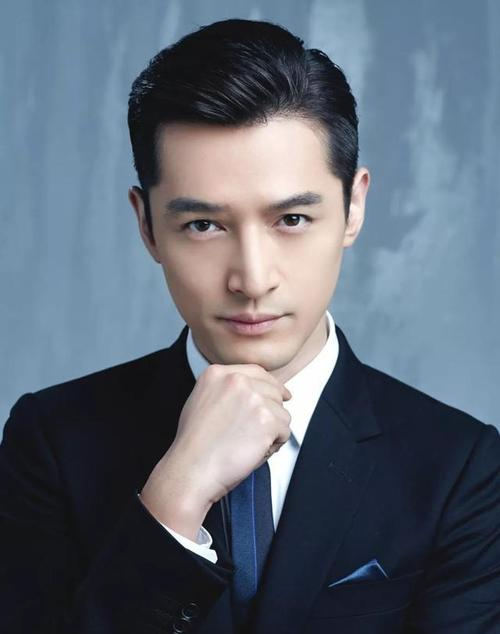
#> input picture face_image/huge2.jpg, 500 x 634 px, found by its file name
$ python face_1_face_select_opencv.py
#> lines starting #> are read from the running program, lines starting #| are printed output that depends on the picture; after the words box and inside, x2 and y2 are one past the last pixel; in counts of white or black regions, pixels touching at a corner belong together
#> further down, img is the input picture: shape (634, 500, 3); mean B, G, R 115.9, 103.3, 93.7
import cv2


face_date=cv2.CascadeClassifier('models\haarcascade_frontalface_default.xml')
def opencv_(img):
    gray=cv2.cvtColor(img,cv2.COLOR_BGR2GRAY)
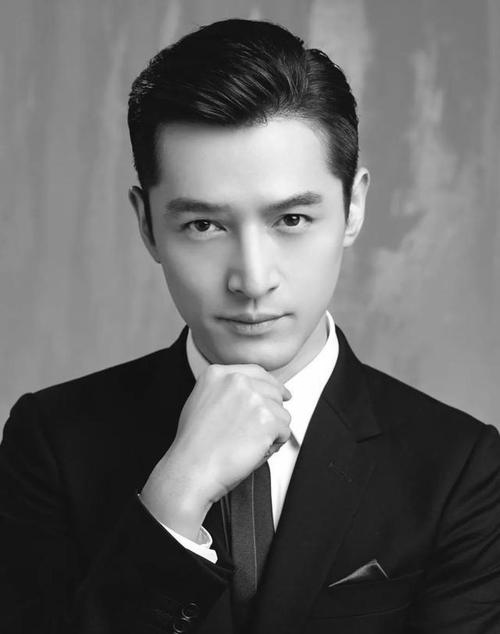
#> gray: shape (634, 500); min 0, max 255, mean 101.9
    faces=face_date.detectMultiScale(gray,1.3,5)
#> faces = [[124, 127, 250, 250]]
    for face in faces:
        x,y,w,h=face
        cv2.rectangle(img,(x,y),(x+w,y+h),(0,255,0),1)
#> this loop made 1 pass
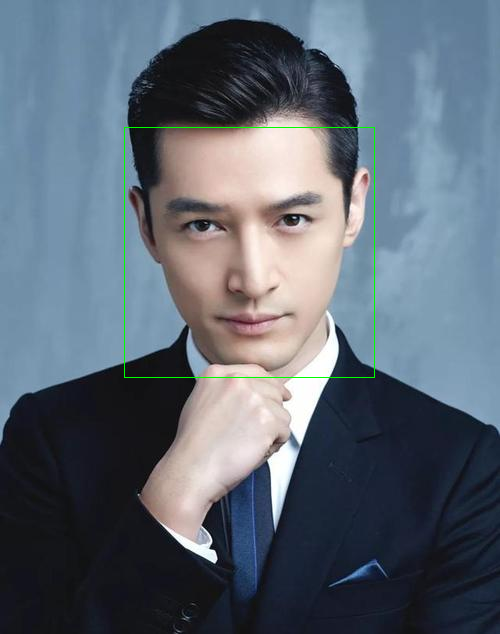
#> img: shape (634, 500, 3); 0.32% of pixels changed, all inside (x1, y1, x2, y2) = (124, 127, 375, 378)
    return img

if __name__ == '__main__':
    path='face_image\huge2.jpg'
    img=cv2.imread(path)
    img=opencv_(img)
    cv2.imshow('s',img)
    cv2.waitKey(0)

$ run again, with face_image/huge1.jpg copied over face_image/huge2.jpg
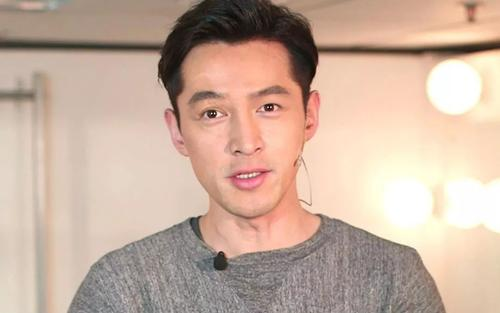
#> input picture face_image/huge1.jpg, 500 x 313 px, found by its file name
#> img is the input picture: shape (313, 500, 3); mean B, G, R 158.2, 174.4, 200
#> in opencv_, `gray=cv2.cvtColor(img,cv2.COLOR_BGR2GRAY)`:
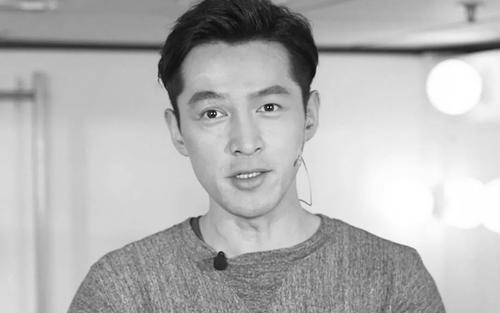
#> gray: shape (313, 500); min 8, max 255, mean 180.2
#> faces = [[160, 47, 163, 163]]
#> the loop in opencv_, `for face in faces:` made 1 pass
#> after the loop in opencv_, `for face in faces:`:
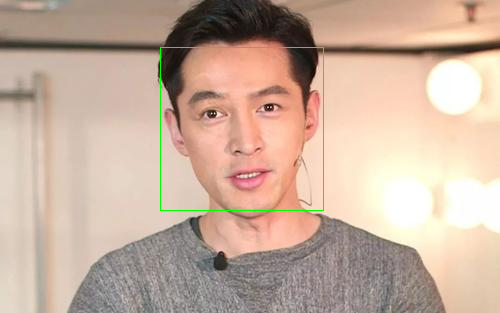
#> img: shape (313, 500, 3); 0.42% of pixels changed, all inside (x1, y1, x2, y2) = (160, 47, 324, 211)

$ run again, with face_image/face1.jpg copied over face_image/huge2.jpg
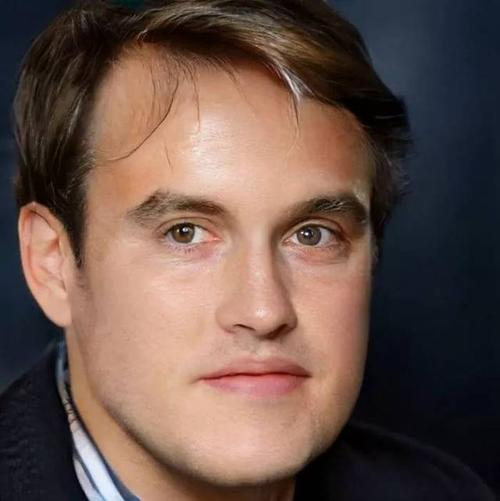
#> input picture face_image/face1.jpg, 500 x 501 px, found by its file name
#> img is the input picture: shape (501, 500, 3); mean B, G, R 73.3, 81.4, 103.4
#> in opencv_, `gray=cv2.cvtColor(img,cv2.COLOR_BGR2GRAY)`:
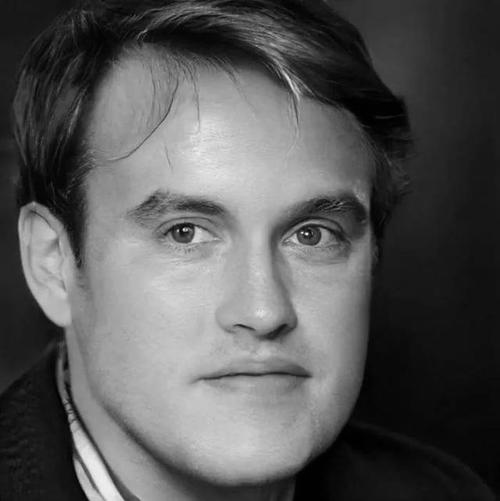
#> gray: shape (501, 500); min 0, max 243, mean 87
#> faces = [[75, 93, 346, 346]]
#> the loop in opencv_, `for face in faces:` made 1 pass
#> after the loop in opencv_, `for face in faces:`:
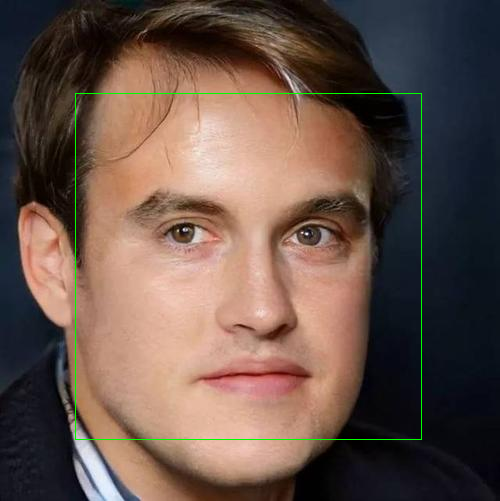
#> img: shape (501, 500, 3); 0.55% of pixels changed, all inside (x1, y1, x2, y2) = (75, 93, 422, 440)
